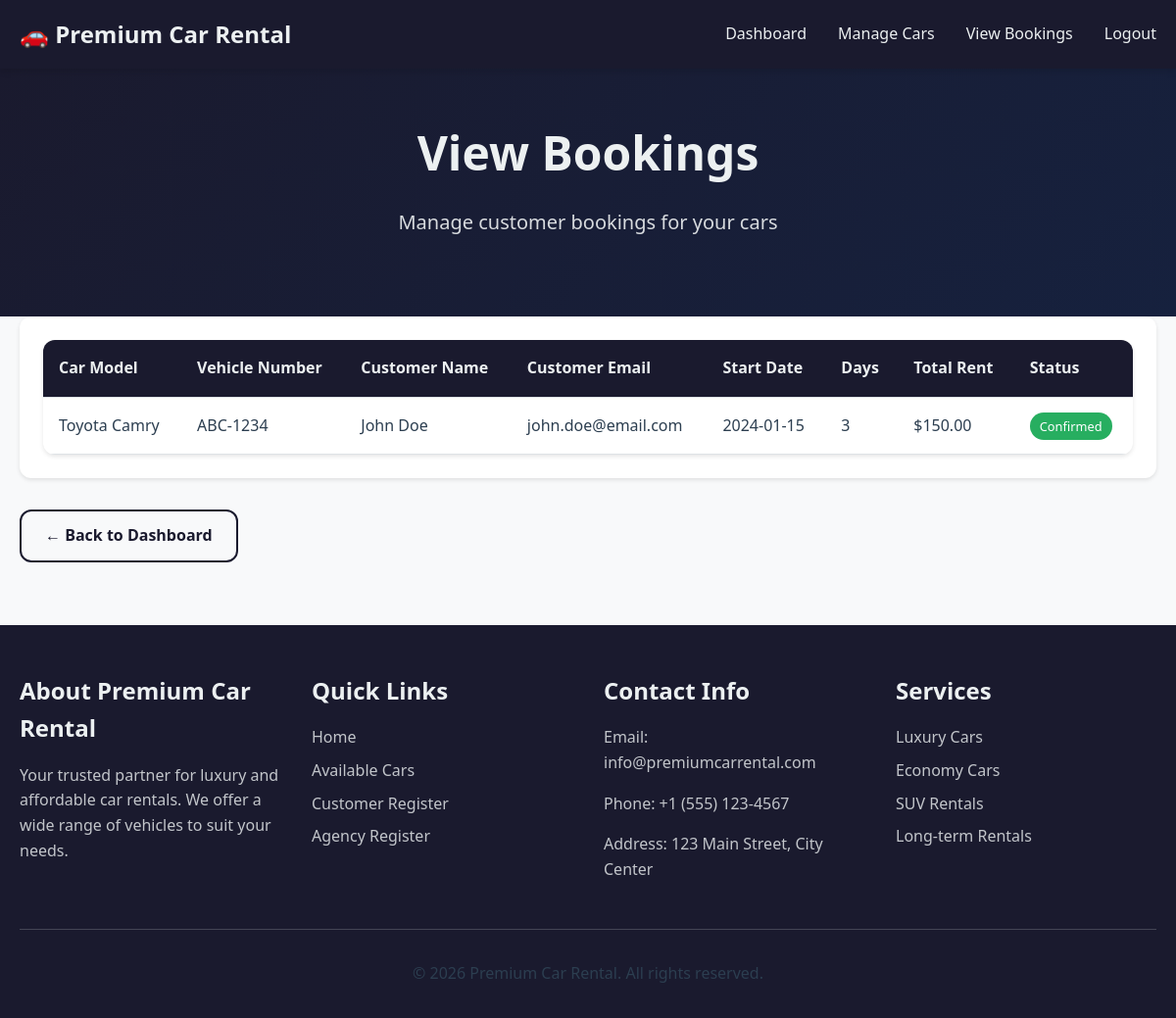
The page /views/auth/view_bookings.php (signed in) on the database its author committed.
### tables this page shows
CREATE TABLE IF NOT EXISTS bookings (
    id INT AUTO_INCREMENT PRIMARY KEY,
    car_id INT NOT NULL,
    customer_id INT NOT NULL,
    start_date DATE NOT NULL,
    number_of_days INT NOT NULL,
    total_price DECIMAL(10,2) NOT NULL,
    status ENUM('pending', 'confirmed', 'cancelled') DEFAULT 'pending',
    created_at TIMESTAMP DEFAULT CURRENT_TIMESTAMP,
    updated_at TIMESTAMP DEFAULT CURRENT_TIMESTAMP ON UPDATE CURRENT_TIMESTAMP,
    FOREIGN KEY (car_id) REFERENCES cars(id) ON DELETE CASCADE,
    FOREIGN KEY (customer_id) REFERENCES users(id) ON DELETE CASCADE,
    INDEX idx_car_id (car_id),
    INDEX idx_customer_id (customer_id),
    INDEX idx_start_date (start_date)
);

CREATE TABLE IF NOT EXISTS cars (
    id INT AUTO_INCREMENT PRIMARY KEY,
    agency_id INT NOT NULL,
    vehicle_model VARCHAR(255) NOT NULL,
    vehicle_number VARCHAR(50) NOT NULL UNIQUE,
    seating_capacity INT NOT NULL,
    rent_per_day DECIMAL(10,2) NOT NULL,
    car_image VARCHAR(255) DEFAULT NULL,
    created_at TIMESTAMP DEFAULT CURRENT_TIMESTAMP,
    updated_at TIMESTAMP DEFAULT CURRENT_TIMESTAMP ON UPDATE CURRENT_TIMESTAMP,
    FOREIGN KEY (agency_id) REFERENCES users(id) ON DELETE CASCADE,
    INDEX idx_agency_id (agency_id),
    INDEX idx_vehicle_number (vehicle_number)
);

CREATE TABLE IF NOT EXISTS users (
    id INT AUTO_INCREMENT PRIMARY KEY,
    name VARCHAR(255) NOT NULL,
    email VARCHAR(255) NOT NULL UNIQUE,
    phone VARCHAR(20) NOT NULL,
    password VARCHAR(255) NOT NULL,
    user_type ENUM('customer', 'agency') NOT NULL,
    address TEXT,
    created_at TIMESTAMP DEFAULT CURRENT_TIMESTAMP,
    updated_at TIMESTAMP DEFAULT CURRENT_TIMESTAMP ON UPDATE CURRENT_TIMESTAMP
);

### models/Booking.php (called while the page is built, shortened)
<?php
require_once '../config/database.php';
class Booking {
    private $conn;
    private $table_name = "bookings";
    public function __construct() {
        $database = new Database();
        $this->conn = $database->getConnection();
    }
    public function getBookingsByAgency($agency_id) {
        try {
            $query = "SELECT b.*, c.vehicle_model, c.vehicle_number, u.name as customer_name, u.email as customer_email, u.phone as customer_phone
                     FROM " . $this->table_name . " b
                     LEFT JOIN cars c ON b.car_id = c.id
                     LEFT JOIN users u ON b.customer_id = u.id
                     WHERE c.agency_id = :agency_id
                     ORDER BY b.created_at DESC";
            $stmt = $this->conn->prepare($query);
            $stmt->bindParam(':agency_id', $agency_id);
            $stmt->execute();
            return $stmt->fetchAll(PDO::FETCH_ASSOC);
        } catch(PDOException $exception) {
            return [];
        }
    }
}
?>

### config/database.php (called while the page is built, shortened)
<?php
class Database {
    private $host = DB_HOST;
    private $db_name = DB_NAME;
    private $username = DB_USER;
    private $password = DB_PASS;
    public function getConnection() {
        $this->conn = null;
        try {
            $this->conn = new PDO("mysql:host=" . $this->host . ";dbname=" . $this->db_name, $this->username, $this->password);
            $this->conn->exec("set names utf8");
            $this->conn->setAttribute(PDO::ATTR_ERRMODE, PDO::ERRMODE_EXCEPTION);
        } catch(PDOException $exception) {
            echo "Connection error: " . $exception->getMessage();
        }
        return $this->conn;
    }
}
?>

### models/Car.php (called while the page is built, shortened)
<?php
require_once '../config/database.php';
class Car {
    public function __construct() {
        $database = new Database();
    }
}
?>

### models/User.php (called while the page is built, shortened)
<?php
require_once '../config/database.php';
class User {
    public function __construct() {
        $database = new Database();
    }
    public static function isLoggedIn() {
        return isset($_SESSION['user_id']) && !empty($_SESSION['user_id']);
    }
    public static function getCurrentUser() {
        if (self::isLoggedIn()) {
            return [
                'id' => $_SESSION['user_id'],
                'name' => $_SESSION['user_name'],
                'email' => $_SESSION['user_email'],
                'user_type' => $_SESSION['user_type']
            ];
        }
        return null;
    }
    public static function isAgency() {
        $user = self::getCurrentUser();
        return $user && $user['user_type'] === 'agency';
    }
}
?>

### controllers/BookingController.php (called while the page is built, shortened)
<?php
require_once '../models/Booking.php';
class BookingController {
    private $booking;
    public function __construct() {
        $this->booking = new Booking();
        $this->auth = new AuthController();
    }
    public function getAgencyBookings() {
        $agency_id = User::getCurrentUser()['id'];
        return $this->booking->getBookingsByAgency($agency_id);
    }
}
?>

### views/auth/view_bookings.php (the view, shortened to what this page needs)
<?php
require_once '../controllers/BookingController.php';
$bookingController = new BookingController();
$bookings = $bookingController->getAgencyBookings();
?>
<section class="hero" style="padding: 3rem 0;">
    <div class="container">
        <h1>View Bookings</h1>
        <p>Manage customer bookings for your cars</p>
    </div>
</section>
<section class="mb-4">
    <div class="container">
        <?php if (!empty($bookings)): ?>
            <div class="card">
                <div class="card-body">
                    <table class="table">
                        <thead>
                            <tr>
                                <th>Car Model</th>
                                <th>Vehicle Number</th>
                                <th>Customer Name</th>
                                <th>Customer Email</th>
                                <th>Start Date</th>
                                <th>Days</th>
                                <th>Total Rent</th>
                                <th>Status</th>
                            </tr>
                        </thead>
                        <tbody>
                            <?php foreach ($bookings as $booking): ?>
                                <tr>
                                    <td><?= htmlspecialchars($booking['vehicle_model']) ?></td>
                                    <td><?= htmlspecialchars($booking['vehicle_number']) ?></td>
                                    <td><?= htmlspecialchars($booking['customer_name']) ?></td>
                                    <td><?= htmlspecialchars($booking['customer_email']) ?></td>
                                    <td><?= htmlspecialchars($booking['start_date']) ?></td>
                                    <td><?= htmlspecialchars($booking['number_of_days']) ?></td>
                                    <td>$<?= number_format($booking['total_price'], 2) ?></td>
                                    <td>
                                        <span class="badge" style="padding: 5px 10px; border-radius: 15px; font-size: 0.8rem; background-color: <?= $booking['status'] === 'confirmed' ? '#27ae60' : ($booking['status'] === 'cancelled' ? '#e74c3c' : '#f39c12') ?>; color: white;">
                                            <?= ucfirst(htmlspecialchars($booking['status'])) ?>
                                        </span>
                                    </td>
                                </tr>
                            <?php endforeach; ?>
                        </tbody>
                    </table>
                </div>
            </div>
        <?php endif; ?>
    </div>
</section>
<section class="mb-4">
    <div class="container">
        <a href="agency_dashboard.php" class="btn btn-outline">← Back to Dashboard</a>
    </div>
</section>
<?php
require_once '../views/layouts/main.php';
?>

### assets/css/style.css (style rules this page uses)
:root { --primary-color: #1a1a2e; --secondary-color: #16213e; --accent-color: #f39c12; --accent-hover: #e67e22; --text-light: #ecf0f1; --text-dark: #2c3e50; --bg-light: #f8f9fa; --bg-white: #ffffff; --border-color: #dee2e6; --shadow-sm: 0 2px 4px rgba(0,0,0,0.1); --shadow-md: 0 4px 6px rgba(0,0,0,0.1); --shadow-lg: 0 10px 25px rgba(0,0,0,0.1); --border-radius: 12px; }
* { margin: 0; padding: 0; box-sizing: border-box; }
body { font-family: 'Segoe UI', Tahoma, Geneva, Verdana, sans-serif; line-height: 1.6; color: var(--text-dark); background-color: var(--bg-light); }
.container { max-width: 1200px; margin: 0 auto; padding: 0 20px; }
h1, h2, h3, h4, h5, h6 { font-weight: 700; margin-bottom: 1rem; color: var(--primary-color); }
h1 { font-size: 2.5rem; }
p { margin-bottom: 1rem; color: var(--text-dark); }
a { text-decoration: none; color: var(--primary-color); transition: color 0.3s ease; }
.btn { display: inline-block; padding: 12px 24px; border: none; border-radius: 8px; font-size: 1rem; font-weight: 600; text-align: center; cursor: pointer; transition: all 0.3s ease; text-decoration: none; border-radius: var(--border-radius); }
.btn-outline { background-color: transparent; color: var(--primary-color); border: 2px solid var(--primary-color); }
.card { background-color: var(--bg-white); border-radius: var(--border-radius); box-shadow: var(--shadow-sm); overflow: hidden; transition: transform 0.3s ease, box-shadow 0.3s ease; }
.card-body { padding: 1.5rem; }
.hero { background: linear-gradient(135deg, var(--primary-color), var(--secondary-color)); color: var(--text-light); padding: 6rem 0; text-align: center; }
.hero h1 { color: var(--text-light); font-size: 3rem; margin-bottom: 1rem; }
.hero p { font-size: 1.25rem; color: rgba(236, 240, 241, 0.9); margin-bottom: 2rem; }
.table { width: 100%; border-collapse: collapse; background-color: var(--bg-white); border-radius: var(--border-radius); overflow: hidden; box-shadow: var(--shadow-sm); }
.table th, .table td { padding: 1rem; text-align: left; border-bottom: 1px solid var(--border-color); }
.table th { background-color: var(--primary-color); color: var(--text-light); font-weight: 600; }
.mb-4 { margin-bottom: 2rem; }

### rows shown on the page
bookings: car.vehicle_model "Toyota Camry", car.vehicle_number "ABC-1234", customer.name "John Doe", customer.email "john.doe@email.com", start_date "2024-01-15", number_of_days "3", total_price "150.00", status "Confirmed"
